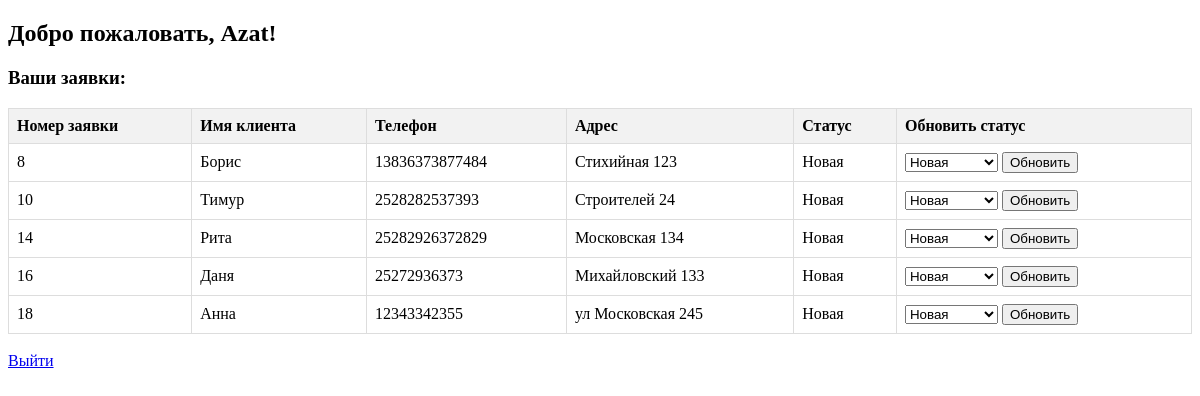
The page /disinsector/dashboard (signed in) on the database its author committed.
### app/model.py (models this page shows, shortened)
class Disinsector(db.Model):
    __tablename__ = 'disinsectors'
    id = Column(Integer, primary_key=True, index=True)
    name = Column(String(100), nullable=False)
    email = Column(String(120), unique=True, nullable=False)
    password = Column(String(128), nullable=False)
    token = Column(String(128), unique=True, nullable=False)
    telegram_user_id = Column(Integer, unique=True, nullable=True)  # Уникальный идентификатор Telegram пользователя
    load = Column(Integer, default=0)  # Количество активных заявок
    max_load = Column(Integer, default=5)  # Максимальная загрузка
    last_assigned = Column(DateTime, default=datetime.utcnow)
    orders = relationship('Order', back_populates='disinsector')

class Order(db.Model):
    __tablename__ = 'orders'
    id = Column(Integer, primary_key=True, index=True)
    disinsector_id = Column(Integer, ForeignKey('disinsectors.id'), nullable=True)
    client_id = Column(Integer, ForeignKey('clients.id'), nullable=False)
    order_status = Column(String(50), default='Новая')
    object_type = Column(String(50), nullable=False)
    insect_quantity = Column(String(50), nullable=False)
    disinsect_experience = Column(Boolean, nullable=False)
    estimated_price = Column(String(50), nullable=True)
    final_price = Column(String(50), nullable=True)
    poison_type = Column(String(100), nullable=True)
    insect_type = Column(String(100), nullable=True)
    client_area = Column(String(100), nullable=True)
    created_at = Column(DateTime, default=datetime.utcnow, onupdate=datetime.utcnow, nullable=False)
    disinsector = relationship("Disinsector", back_populates="orders")
    client = relationship("Client", back_populates="orders")

class Client(db.Model):
    __tablename__ = 'clients'
    id = Column(Integer, primary_key=True, index=True)
    name = Column(String(100), nullable=False)
    phone = Column(String(20), nullable=False)
    address = Column(String(200), nullable=False)
    orders = relationship("Order", back_populates="client")

### app/main.py (the view)
@main_bp.route('/disinsector/dashboard')
def disinsector_dashboard():
    if 'disinsector_id' in session:
        disinsector_id = session['disinsector_id']
        try:
            disinsector = Disinsector.query.get(disinsector_id)
            if not disinsector:
                flash("Дезинсектор не найден.", 'danger')
                return redirect(url_for('auth.disinsector_login'))
            orders = Order.query.filter_by(disinsector_id=disinsector_id).all()
        except Exception as e:
            logger.error(f"Ошибка при загрузке дезинсектор-дэшборда: {e}")
            flash("Произошла ошибка при загрузке заявок.", 'danger')
            return redirect(url_for('main.index'))
        return render_template('disinsector_dashboard.html', disinsector=disinsector, orders=orders)
    else:
        flash("Пожалуйста, войдите как дезинсектор.", 'warning')
        return redirect(url_for('auth.disinsector_login'))

### app/templates/disinsector_dashboard.html (shortened to what this page needs)
<!DOCTYPE html>
<html lang="ru">
<head>
</head>
<body>
    <h2>Добро пожаловать, {{ disinsector.name }}!</h2>
    <h3>Ваши заявки:</h3>
    {% if orders %}
    <table>
        <tr>
            <th>Номер заявки</th>
            <th>Имя клиента</th>
            <th>Телефон</th>
            <th>Адрес</th>
            <th>Статус</th>
            <th>Обновить статус</th>
        </tr>
        {% for order in orders %}
        <tr>
            <td>{{ order.id }}</td>
            <td>{{ order.client.name }}</td>
            <td>{{ order.client.phone }}</td>
            <td>{{ order.client.address }}</td>
            <td>{{ order.order_status }}</td>
            <td>
                <form method="POST" action="{{ url_for('main.update_order_status') }}">
                    <select name="new_status">
                        <option value="Новая" {% if order.order_status == 'Новая' %}selected{% endif %}>Новая</option>
                    </select>
                    <input type="submit" value="Обновить">
                </form>
            </td>
        </tr>
        {% endfor %}
    </table>
    {% else %}
        <p>На данный момент у вас нет заявок.</p>
    {% endif %}
    <br>
    <a href="{{ url_for('auth.logout') }}">Выйти</a>
</body>
</html>

### app/templates/disinsector_dashboard.html (style rules this page uses)
table { width: 100%; border-collapse: collapse; }
table, th, td { border: 1px solid #ddd; }
th, td { padding: 8px; text-align: left; }
th { background-color: #f2f2f2; }

### rows shown on the page
Disinsector: name "Azat"
Order: id "8", client.name "Борис", client.phone "13836373877484", client.address "Стихийная 123", order_status "Новая", new_status "Новая"
Order: id "10", client.name "Тимур", client.phone "2528282537393", client.address "Строителей 24", order_status "Новая", new_status "Новая"
Order: id "14", client.name "Рита", client.phone "25282926372829", client.address "Московская 134", order_status "Новая", new_status "Новая"
Order: id "16", client.name "Даня", client.phone "25272936373", client.address "Михайловский 133", order_status "Новая", new_status "Новая"
Order: id "18", client.name "Анна", client.phone "12343342355", client.address "ул Московская 245", order_status "Новая", new_status "Новая"
